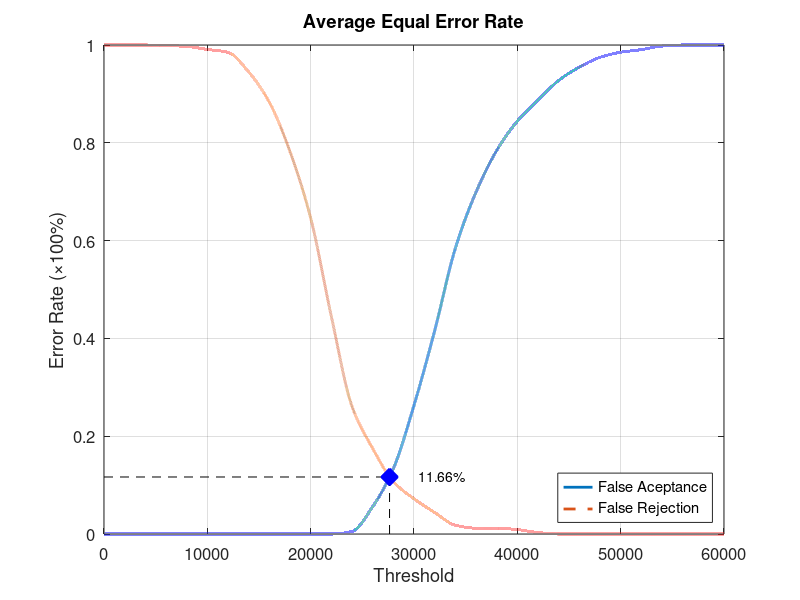
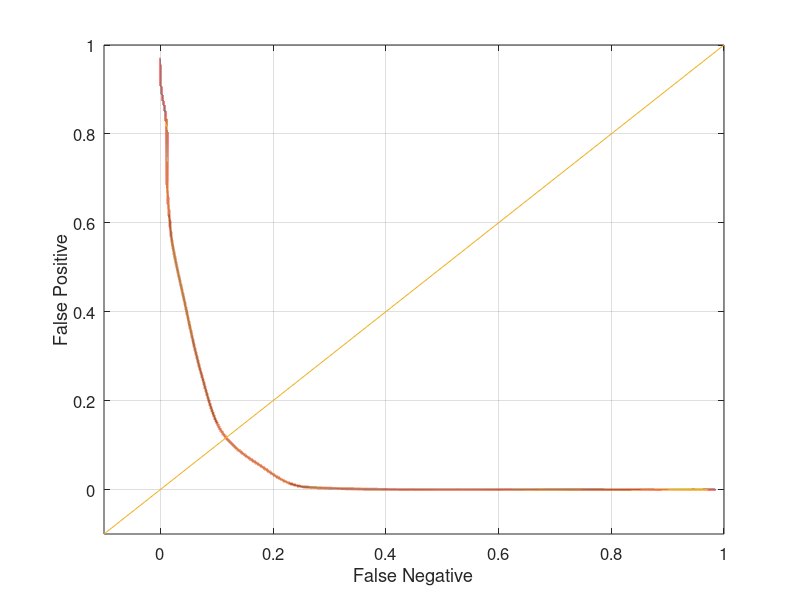

Source code (MATLAB) for these figures, in order:
function yEER = Database2Average
close all;
clear;
clc;
x = 0:2000:60000;
xq = 0:0.5:60000;

y0 = [0 0 0 0 0 0 0 0 0 0 0 0 0.00526316 0.0557895 0.133684 0.263158 0.415789 0.584211 0.698947 0.784211 0.844211 0.887369 0.927368 0.954737 0.974737 0.985263 0.990526 0.997895 1 1 1];
yy0 = interp1(x, y0, xq, 'pchip');
y1 = [1 1 1 0.999 0.997 0.991 0.985 0.945 0.883 0.782 0.646 0.445 0.261 0.175 0.107 0.072 0.044 0.018 0.012 0.012 0.009 0.003 0 0 0 0 0 0 0 0 0];
yy1 = interp1(x, y1, xq, 'pchip');

% Calculating EER: 
y2 = abs(y0 - y1);
find(y2 == min(y2))
yy2 = abs(yy0 - yy1);
xEER = find(yy2 == min(yy2));
xEERIndex = xq(xEER) % X-axis EER
yEER = yy0(xEER) % Y-axis EER

main = figure
plot(xq, yy0,'-','LineWidth', 2);	hold on
plot(xq, yy1,'--','LineWidth', 2);	hold on
plot([xEERIndex xEERIndex], [0 yEER], 'k--');	hold on
plot([0 xEERIndex], [yEER yEER], 'k--');	hold on
plot(xEERIndex, yEER, 'bx', 'LineWidth', 10);	hold on
text(xEERIndex + 10 * xEERIndex / 100, yEER, [num2str(round((10000 * yEER)) / 100) '%'])
legend('False Aceptance', 'False Rejection', 'Location', 'SouthEast')
xlabel('Threshold')
ylabel('Error Rate (\times100%)')
title('Average Equal Error Rate')
set(gca, 'FontSize', 12)
axis([0 60000 0 1])
grid on

print(main, 'Database2AverageMain', '-dpng');
FNRxFPR = figure('Color', [1 1 1]);
plot(yy1, yy0, '-', yy1, yy0, 'LineWidth', 2);
hold on
y = -0.1:0.1:1
plot(y, y); 
set(gca, 'FontSize', 12)
xlabel('False Negative')
ylabel('False Positive')
axis([-0.1 1 -0.1 1])
set(gca, 'FontSize', 12)
grid on

print(FNRxFPR, 'Database2AverageFNRxFPR','-dpng');
end
